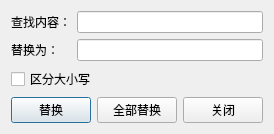
<?xml version="1.0" encoding="UTF-8"?>
<ui version="4.0">
 <class>ReplaceDialog</class>
 <widget class="QDialog" name="ReplaceDialog">
  <property name="windowTitle">
   <string>替换</string>
  </property>
  <layout class="QVBoxLayout" name="verticalLayout">
   <item>
    <layout class="QFormLayout" name="formLayout">
     <item row="0" column="0">
      <widget class="QLabel" name="labelFind">
       <property name="text">
        <string>查找内容：</string>
       </property>
      </widget>
     </item>
     <item row="0" column="1">
      <widget class="QLineEdit" name="editFind"/>
     </item>
     <item row="1" column="0">
      <widget class="QLabel" name="labelReplace">
       <property name="text">
        <string>替换为：</string>
       </property>
      </widget>
     </item>
     <item row="1" column="1">
      <widget class="QLineEdit" name="editReplace"/>
     </item>
    </layout>
   </item>
   <item>
    <widget class="QCheckBox" name="chkCase">
     <property name="text">
      <string>区分大小写</string>
     </property>
    </widget>
   </item>
   <item>
    <layout class="QHBoxLayout" name="horizontalLayout">
     <item>
      <widget class="QPushButton" name="btnReplace">
       <property name="text">
        <string>替换</string>
       </property>
      </widget>
     </item>
     <item>
      <widget class="QPushButton" name="btnReplaceAll">
       <property name="text">
        <string>全部替换</string>
       </property>
      </widget>
     </item>
     <item>
      <widget class="QPushButton" name="btnClose">
       <property name="text">
        <string>关闭</string>
       </property>
      </widget>
     </item>
    </layout>
   </item>
  </layout>
 </widget>
 <connections>
  <connection>
   <sender>btnClose</sender>
   <signal>clicked()</signal>
   <receiver>ReplaceDialog</receiver>
   <slot>accept()</slot>
  </connection>
 </connections>
</ui>
